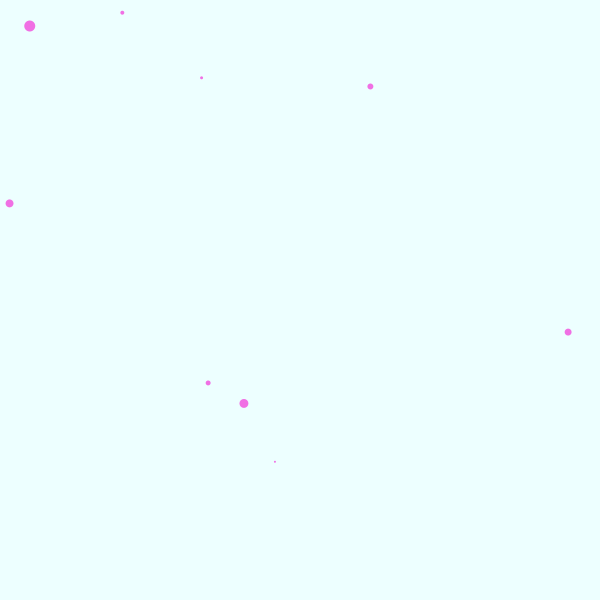
Frame 1 (no input)
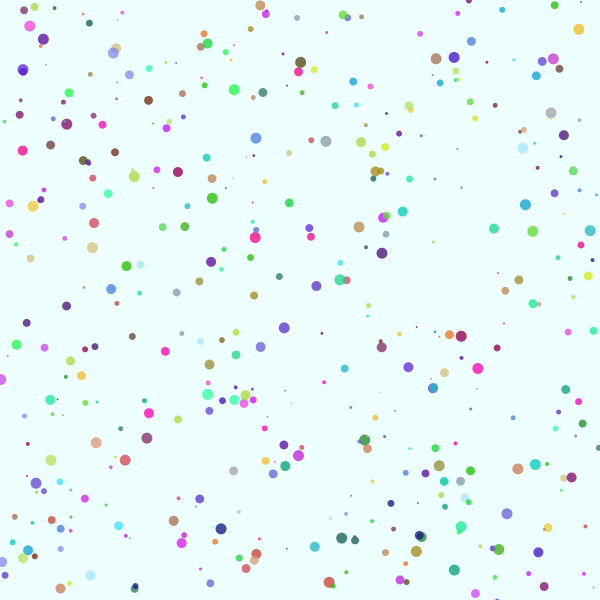
Frame 60 (the mouse pressed at the canvas centre just before this capture)
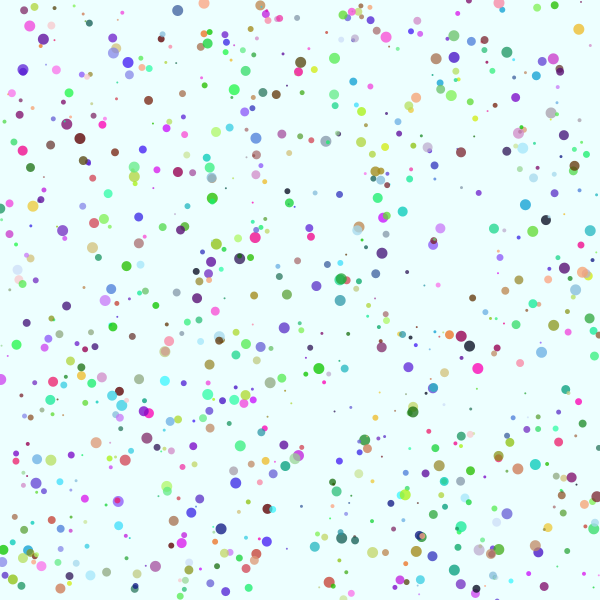
Frame 120 (the mouse held since frame 60 and released just before this capture)

The Processing sketch that drew these frames (run headless with seeded random() and noise(); from frame 60 on, the mouse is pressed at the canvas centre):

// Processing sketch: processing_136737
// ── processing_136737.pde

int a = 12;  // Create a global variable "a"

void setup(){
  size(600, 600);
  smooth();
  frameRate(10);
  background(random(225,245), 255, 255, random(10));
}
 
void draw(){
  noStroke();
  fill(random(255), random(255), random(255), random(180,205));
for (int a = 2; a < 12; a += 1) {
  ellipse(random(400*1.5), random(600*1.4), a, a); 
  }
}
  
